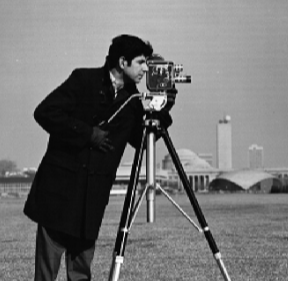
//> input picture Training/foto.png, 288 x 281 px
$ ./RegionGrowing foto.png   (built with g++ and OpenCV 4)
//> lines starting //> are read from the running program, lines starting //| are printed output that depends on the picture
//> further down, src is the input picture: 281 rows x 288 cols, CV_8UC3; min 0, max 255, mean 116.1
#include <iostream>
#include <opencv2/opencv.hpp>
#include <stack>

using namespace std;
using namespace cv;

const int maxRegion = 100;
const double minareaFactor = 0.001;
const int th = 200;

const Point pointShifting[8] =
{
    Point(-1, -1), Point(-1, 0), Point(-1, 1),
    Point(0, -1),                Point(0, 1),
    Point(1, -1),  Point(1, 0),  Point(1, 1)
};

void grow(const Mat& src, Mat& dst, Mat& mask, Point seed){

    stack<Point> pointStack;
    pointStack.push(seed);

    while( !pointStack.empty() ){

        Point center = pointStack.top();
        mask.at<uchar>(center) = 1;
        pointStack.pop();

        for(int i = 0; i < 8; i++){

            Point estimatingPoint = center + pointShifting[i];

            if(estimatingPoint.x < 0 ||
               estimatingPoint.y < 0 ||
               estimatingPoint.x > src.cols-1 ||
               estimatingPoint.y > src.rows-1){
                continue;
               }
            else{
                int delta = (int) ( pow(src.at<Vec3b>(seed)[0] - src.at<Vec3b>(estimatingPoint)[0], 2) +
                                    pow(src.at<Vec3b>(seed)[1] - src.at<Vec3b>(estimatingPoint)[1], 2) +
                                    pow(src.at<Vec3b>(seed)[2] - src.at<Vec3b>(estimatingPoint)[2], 2));

                if(dst.at<uchar>(estimatingPoint) == 0 &&
                   mask.at<uchar>(estimatingPoint) == 0 &&
                   delta < th){

                        pointStack.push(estimatingPoint);

                   }
            }
        }
    }

}

void RegionGrowing(const Mat& src, Mat& dst){

    int minArea =  (int)(src.cols * src.rows * minareaFactor);
//> minArea = 80
    dst = Mat::zeros(src.size(), CV_8UC1);
    Mat mask = Mat::zeros(src.size(), CV_8UC1);
    uchar label = 1;

    for(int x = 0; x < src.cols; x++){
        for(int y = 0; y < src.rows; y++){

            if(dst.at<uchar>(Point(x,y)) == 0){

                grow(src, dst, mask, Point(x,y));
                int maskArea = sum(mask).val[0];

                if(maskArea > minArea){
                    dst = dst + mask * label;

                    imshow("mask", mask*255);
                    waitKey(0);

                    if(++label > maxRegion){
                        cout<<"Out Of Region";
                    }
                }
                else{
                    dst = dst + mask * 255;
                }

                mask -= mask;
            }
        }
    }
//> this loop made 288 passes
//> label on passes 1 to 3: 10, 10, 10
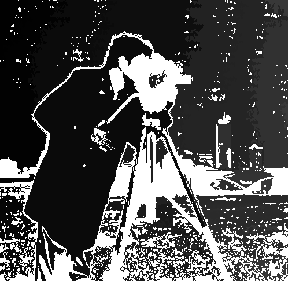
//> dst: 281 rows x 288 cols, CV_8UC1; min 1, max 255, mean 78.3
//> mask: 281 rows x 288 cols, CV_8UC1; every value is 0
//> after the loop, label = 58

}


int main(int argc, char** argv){

    Mat src, dst;
    src = imread(argv[1]);

    if( src.empty() )
        return -1;


    /*if (src.cols > 500 || src.rows > 500) {
        resize(src, src, Size(0, 0), 0.5, 0.5); // resize for speed
    }*/

    imshow("Original Img", src);
    waitKey(0);

    //GaussianBlur(src, src, Size(7,7), 0, 0);
    RegionGrowing(src, dst);


    imshow("RegionGr", dst);
    waitKey(0);

    return 0;
}
